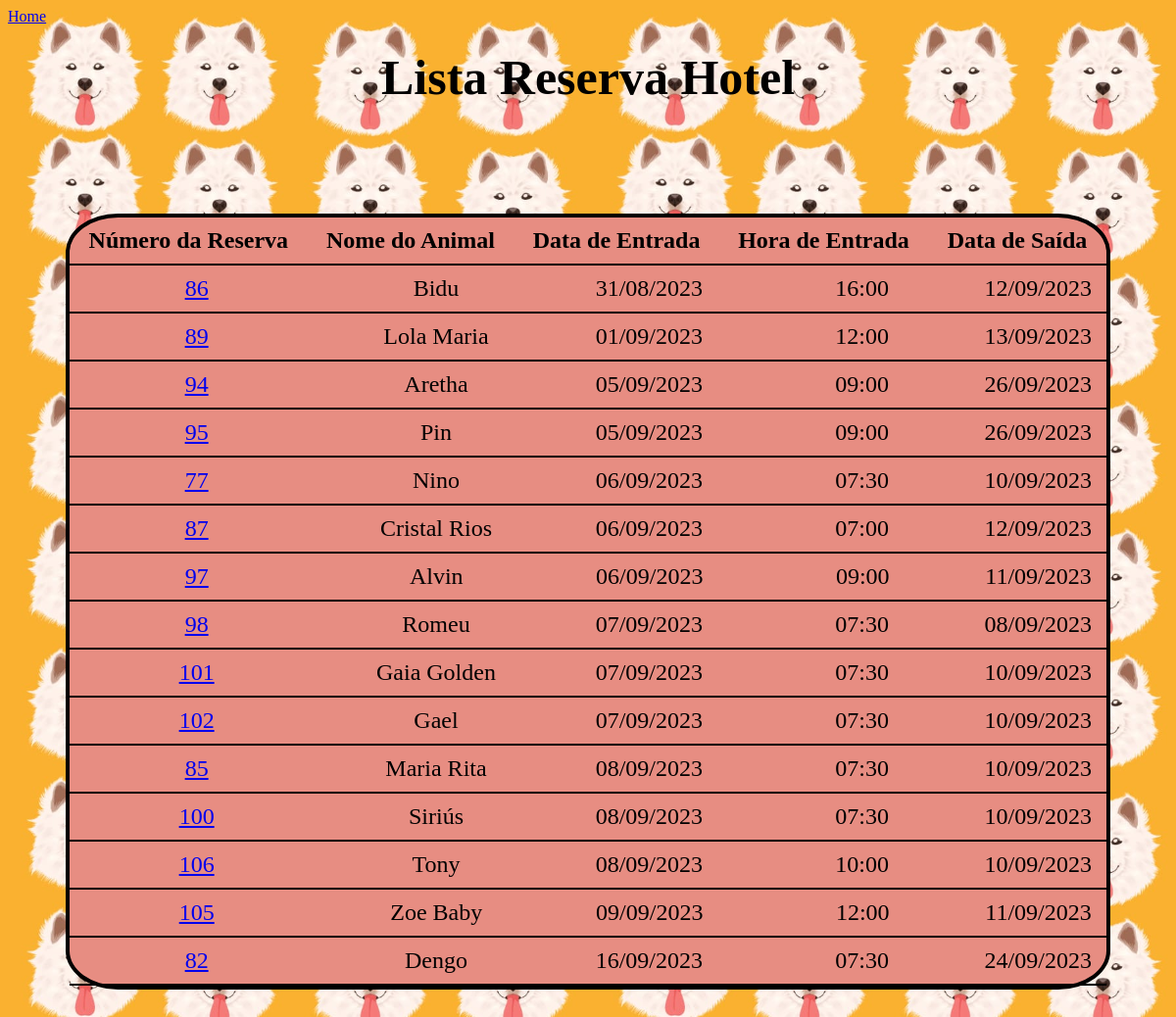
Page /lista_reservas/ (signed in) on the committed database.
### hotel/models.py (models this page shows, shortened)
class Reserva(models.Model):
    pet = models.ForeignKey(FichaDog, on_delete=models.CASCADE)
    num_reserva = models.IntegerField(primary_key=True, editable=False)
    data_entrada = models.DateField()
    data_saida = models.DateField()
    hora_entrada = models.TimeField()
    usuario  = models.ForeignKey(User, on_delete=models.CASCADE)
    HORARIO_CHOICES = (('2x_dia', 'Duas vezes por dia'),('3x_dia', 'Três vezes por dia'),('personalizado', 'Horário personalizado'),)
    horario_alimentacao = models.CharField(max_length=20, choices=HORARIO_CHOICES)
    horario_personalizado = models.CharField(max_length=20, blank=True, null=True)
    instrucoes_medicamentos = models.CharField(max_length=100, blank=True, null=True)
    ACEITAR_CHOICES = (('Sim', 'Duas vezes por dia'),('3x_dia', 'Três vezes por dia'),('personalizado', 'Horário personalizado'),)
    autorizacao_para_cuidados_medicos = models.BooleanField(default=False, choices=[(False, 'Não'), (True, 'Sim')])
    servicos_adicionais = models.ForeignKey('hotel.ServicosAdicionais', blank=True,null=True, on_delete=models.CASCADE)
    pago = models.BooleanField(default=False, null=True, choices=[(False, 'Não'), (True, 'Sim')])
    class Meta:
            db_table = 'Reserva_Hotel'

### ficha/models.py (models this page shows, shortened)
class FichaDog(models.Model):
    nome = models.CharField(max_length=100, primary_key=True)
    raca = models.CharField(max_length=100)
    data_de_nascimento =  models.DateField()
    sexo = models.CharField(max_length=1, choices=(('M', 'Macho'), ('F', 'Fêmea')))
    peso = models.DecimalField(max_digits=5, decimal_places=2)
    tipo_alimentacao = models.CharField(max_length=100)
    restricoes_alimentares = models.CharField(max_length=100, blank=True, null=True)
    nome_tutor = models.CharField(max_length=100,blank=True)
    contato_tutor = models.CharField(max_length=100)
    cpf_tutor = models.CharField(max_length=14)
    endereco = models.CharField(max_length=100,blank=True, null=True)
    veterinario = models.CharField(max_length=100,blank=True, null=True)
    observacoes = models.TextField(blank=True, null=True)
    data = models.DateTimeField(auto_now_add=True)
    imagem = models.ImageField(upload_to='img/', blank=True, null=True)
    class Meta:
            db_table = 'Ficha_Dog'

### hotel/views.py (the view)
# urls.py: path('lista_reservas/', views.reserva_list, name='lista_reserva'),
@login_required(login_url="/auth/login/")
def reserva_list(request):
    hoje = date.today()  # obtém a data atual
    reservas = Reserva.objects.filter(pago=False).order_by('data_entrada')
    context = {
        'reservas': reservas
    }
    return render(request, 'lista_reservas.html', context)

### hotel/templates/lista_reservas.html (shortened to what this page needs)
<!DOCTYPE html>
<html>
  <head>
    {% load static %}
    <link rel="stylesheet" type="text/css" href="{% static 'css/style_lista_reserva2.css' %}">
  </head>
  <body>
    <table class="form">
      <a href="{% url 'home' %}">Home</a>
      <h1>Lista    Reserva Hotel</h1>
        <thead class="legenda">
          <tr class="tr">
            <th>Número da Reserva</th>
            <th>Nome do Animal</th>
            <th>Data de Entrada</th>
            <th>Hora de Entrada</th>
            <th>Data de Saída</th>
          </tr>
        </thead>
        <br>
        <tbody>
          {% for reserva in reservas %}
          <tr>
            <td class='num'><a href="{% url 'caixa:caixa' num_reserva=reserva.pk %}" class="btn btn-primary">{{ reserva.num_reserva }}</td>
            <td class='nome'>{{ reserva.pet.nome}}</td>
            <td class='data'>{{ reserva.data_entrada |date:"d/m/Y"}}</td>
            <td class='entrada'>{{ reserva.hora_entrada }}</td>
            <td class='saida'>{{ reserva.data_saida |date:"d/m/Y"}}</td>
          </tr>
          {% endfor %}
        </tbody>
    </table>
  </body>
</html>

### static/css/style_lista_reserva2.css (style rules this page uses)
body { background-image: url('/static/img/fundo.jpeg'); text-decoration: none; background-size: contain; }
.form { height: auto; border: 4px solid black; width: 90%; margin-left: 5%; margin-top: 5%; margin-bottom: 5%; background-color: rgb(231, 141, 130); border-radius: 5%; font-size: x-large; display: flex; flex-direction: column ; }
th, td { border-bottom: 2px solid black; padding: 10px; flex-grow: 1; }
th:first-child, td:first-child { width: 18 0px; }
th:not(:first-child), td:not(:first-child) { flex-grow: 1; }
tr { display: flex; flex-direction: row; align-items: center; justify-content: center; }
.nome { width: 205px; text-align: center; }
.num { width: 234px; text-align: center; }
.data { width: 180px; text-align: center; }
.entrada { width: 205px; text-align: center; }
h1 { text-align: center; margin-top: 2%; font-size: 50px; }

### rows in the picture
Reserva: num_reserva "86", pet.nome "Bidu", data_entrada "31/08/2023", hora_entrada "16:00", data_saida "12/09/2023"
Reserva: num_reserva "89", pet.nome "Lola Maria", data_entrada "01/09/2023", hora_entrada "12:00", data_saida "13/09/2023"
Reserva: num_reserva "94", pet.nome "Aretha", data_entrada "05/09/2023", hora_entrada "09:00", data_saida "26/09/2023"
Reserva: num_reserva "95", pet.nome "Pin", data_entrada "05/09/2023", hora_entrada "09:00", data_saida "26/09/2023"
Reserva: num_reserva "77", pet.nome "Nino", data_entrada "06/09/2023", hora_entrada "07:30", data_saida "10/09/2023"
Reserva: num_reserva "87", pet.nome "Cristal Rios", data_entrada "06/09/2023", hora_entrada "07:00", data_saida "12/09/2023"
Reserva: num_reserva "97", pet.nome "Alvin", data_entrada "06/09/2023", hora_entrada "09:00", data_saida "11/09/2023"
Reserva: num_reserva "98", pet.nome "Romeu", data_entrada "07/09/2023", hora_entrada "07:30", data_saida "08/09/2023"
Reserva: num_reserva "101", pet.nome "Gaia Golden", data_entrada "07/09/2023", hora_entrada "07:30", data_saida "10/09/2023"
Reserva: num_reserva "102", pet.nome "Gael", data_entrada "07/09/2023", hora_entrada "07:30", data_saida "10/09/2023"
Reserva: num_reserva "85", pet.nome "Maria Rita", data_entrada "08/09/2023", hora_entrada "07:30", data_saida "10/09/2023"
Reserva: num_reserva "100", pet.nome "Siriús", data_entrada "08/09/2023", hora_entrada "07:30", data_saida "10/09/2023"
Reserva: num_reserva "106", pet.nome "Tony", data_entrada "08/09/2023", hora_entrada "10:00", data_saida "10/09/2023"
Reserva: num_reserva "105", pet.nome "Zoe Baby", data_entrada "09/09/2023", hora_entrada "12:00", data_saida "11/09/2023"
Reserva: num_reserva "82", pet.nome "Dengo", data_entrada "16/09/2023", hora_entrada "07:30", data_saida "24/09/2023"
